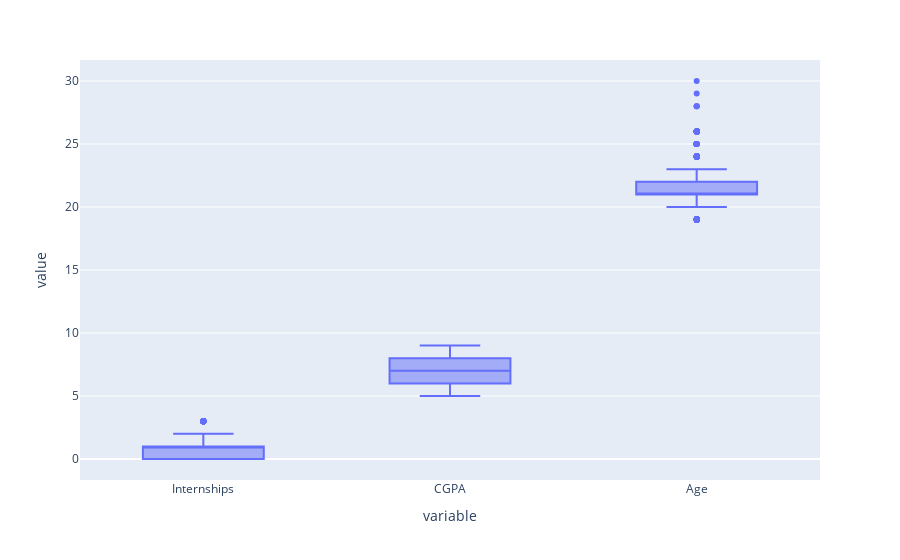

Here is the notebook cell this chart was saved with:
### Code cell
figure = px.box(dataframe, y=['Internships', 'CGPA', 'Age'])  
figure.show()

### Figure 1 — Plotly figure (JSON) as saved in the notebook; plotly's stock layout.template omitted (floating-point values rounded to 4 significant figures; data arrays with more than 128 entries replaced by an {"elided": "..."} marker saying what was removed)
{"data": [{"alignmentgroup": "True", "hovertemplate": "variable=%{x}<br>value=%{y}<extra></extra>", "legendgroup": "", "marker": {"color": "#636efa"}, "name": "", "notched": false, "offsetgroup": "", "orientation": "v", "showlegend": false, "type": "box", "x": {"elided": "3411 str values"}, "x0": " ", "xaxis": "x", "y": {"elided": "3411 int values"}, "y0": " ", "yaxis": "y"}], "layout": {"boxmode": "group", "legend": {"tracegroupgap": 0}, "margin": {"t": 60}, "xaxis": {"anchor": "y", "domain": [0, 1], "title": {"text": "variable"}}, "yaxis": {"anchor": "x", "domain": [0, 1], "title": {"text": "value"}}}}
